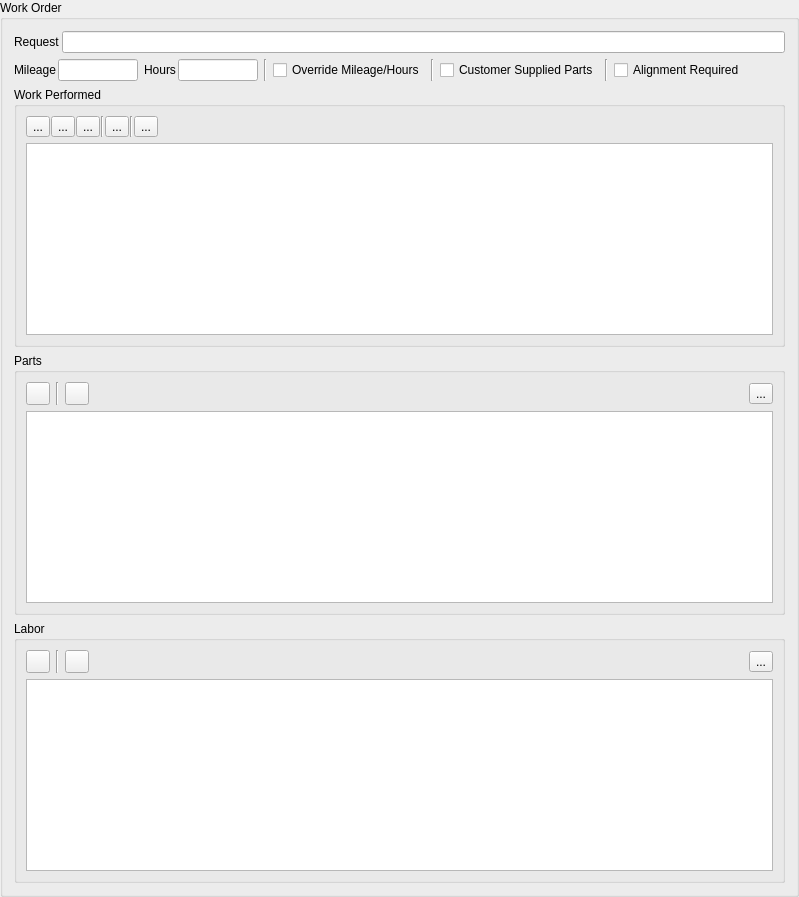
        <widget class="QGroupBox" name="workOrderGroupBox">
         <property name="title">
          <string>Work Order</string>
         </property>
         <layout class="QVBoxLayout" name="verticalLayout">
          <item>
           <layout class="QHBoxLayout" name="workOrderRequestLayout">
            <property name="spacing">
             <number>2</number>
            </property>
            <item>
             <widget class="QLabel" name="workOrderRequestLabel">
              <property name="text">
               <string>Request</string>
              </property>
             </widget>
            </item>
            <item>
             <widget class="QLineEdit" name="workOrderRequestBox"/>
            </item>
           </layout>
          </item>
          <item>
           <layout class="QHBoxLayout" name="workOrderMileageHoursLayout">
            <property name="spacing">
             <number>6</number>
            </property>
            <item>
             <layout class="QHBoxLayout" name="workOrderMileageLayout">
              <property name="spacing">
               <number>2</number>
              </property>
              <item>
               <widget class="QLabel" name="workOrderMileageLabel">
                <property name="text">
                 <string>Mileage</string>
                </property>
               </widget>
              </item>
              <item>
               <widget class="QLineEdit" name="workOrderMileageBox">
                <property name="sizePolicy">
                 <sizepolicy hsizetype="Fixed" vsizetype="Fixed">
                  <horstretch>0</horstretch>
                  <verstretch>0</verstretch>
                 </sizepolicy>
                </property>
                <property name="maximumSize">
                 <size>
                  <width>80</width>
                  <height>16777215</height>
                 </size>
                </property>
                <property name="inputMask">
                 <string/>
                </property>
                <property name="text">
                 <string/>
                </property>
                <property name="alignment">
                 <set>Qt::AlignmentFlag::AlignLeading|Qt::AlignmentFlag::AlignLeft|Qt::AlignmentFlag::AlignVCenter</set>
                </property>
                <property name="readOnly">
                 <bool>false</bool>
                </property>
               </widget>
              </item>
             </layout>
            </item>
            <item>
             <layout class="QHBoxLayout" name="workOrderHoursLayout">
              <property name="spacing">
               <number>2</number>
              </property>
              <item>
               <widget class="QLabel" name="workOrderHoursLabel">
                <property name="text">
                 <string>Hours</string>
                </property>
               </widget>
              </item>
              <item>
               <widget class="QLineEdit" name="workOrderHoursBox">
                <property name="sizePolicy">
                 <sizepolicy hsizetype="Fixed" vsizetype="Fixed">
                  <horstretch>0</horstretch>
                  <verstretch>0</verstretch>
                 </sizepolicy>
                </property>
                <property name="maximumSize">
                 <size>
                  <width>80</width>
                  <height>16777215</height>
                 </size>
                </property>
               </widget>
              </item>
             </layout>
            </item>
            <item>
             <widget class="Line" name="workOrderTogglesSeparatorLine_1">
              <property name="orientation">
               <enum>Qt::Orientation::Vertical</enum>
              </property>
             </widget>
            </item>
            <item>
             <widget class="QCheckBox" name="workOrderMileageHoursOverride">
              <property name="text">
               <string>Override Mileage/Hours</string>
              </property>
             </widget>
            </item>
            <item>
             <widget class="Line" name="workOrderTogglesSeparatorLine_2">
              <property name="orientation">
               <enum>Qt::Orientation::Vertical</enum>
              </property>
             </widget>
            </item>
            <item>
             <widget class="QCheckBox" name="customerSuppliedPartsCheckbox">
              <property name="text">
               <string>Customer Supplied Parts</string>
              </property>
             </widget>
            </item>
            <item>
             <widget class="Line" name="workOrderTogglesSeparatorLine_3">
              <property name="orientation">
               <enum>Qt::Orientation::Vertical</enum>
              </property>
             </widget>
            </item>
            <item>
             <widget class="QCheckBox" name="alignmentRequiredCheckbox">
              <property name="text">
               <string>Alignment Required</string>
              </property>
             </widget>
            </item>
            <item>
             <spacer name="workOrderMileageHoursSpacer">
              <property name="orientation">
               <enum>Qt::Orientation::Horizontal</enum>
              </property>
              <property name="sizeHint" stdset="0">
               <size>
                <width>40</width>
                <height>20</height>
               </size>
              </property>
             </spacer>
            </item>
           </layout>
          </item>
          <item>
           <widget class="QGroupBox" name="workPerformedGroupBox">
            <property name="title">
             <string>Work Performed</string>
            </property>
            <layout class="QVBoxLayout" name="verticalLayout_2">
             <item>
              <layout class="QHBoxLayout" name="workPerformedTextFormatLayout">
               <property name="spacing">
                <number>1</number>
               </property>
               <item>
                <widget class="QToolButton" name="workPerformedTextBold">
                 <property name="sizePolicy">
                  <sizepolicy hsizetype="Fixed" vsizetype="Fixed">
                   <horstretch>0</horstretch>
                   <verstretch>0</verstretch>
                  </sizepolicy>
                 </property>
                 <property name="text">
                  <string>...</string>
                 </property>
                 <property name="icon">
                  <iconset theme="QIcon::ThemeIcon::FormatTextBold"/>
                 </property>
                </widget>
               </item>
               <item>
                <widget class="QToolButton" name="workPerformedTextItalic">
                 <property name="text">
                  <string>...</string>
                 </property>
                 <property name="icon">
                  <iconset theme="QIcon::ThemeIcon::FormatTextItalic"/>
                 </property>
                </widget>
               </item>
               <item>
                <widget class="QToolButton" name="workPerformedTextUnderline">
                 <property name="text">
                  <string>...</string>
                 </property>
                 <property name="icon">
                  <iconset theme="QIcon::ThemeIcon::FormatTextUnderline"/>
                 </property>
                </widget>
               </item>
               <item>
                <widget class="Line" name="workPerformedButtonSeparatorLine_1">
                 <property name="orientation">
                  <enum>Qt::Orientation::Vertical</enum>
                 </property>
                </widget>
               </item>
               <item>
                <widget class="QToolButton" name="workPerformedTextColor">
                 <property name="text">
                  <string>...</string>
                 </property>
                 <property name="icon">
                  <iconset theme="QIcon::ThemeIcon::DialogWarning"/>
                 </property>
                </widget>
               </item>
               <item>
                <widget class="Line" name="workPerformedButtonSeparatorLine_2">
                 <property name="orientation">
                  <enum>Qt::Orientation::Vertical</enum>
                 </property>
                </widget>
               </item>
               <item>
                <widget class="QToolButton" name="workPerformedSpellcheck">
                 <property name="text">
                  <string>...</string>
                 </property>
                 <property name="icon">
                  <iconset theme="QIcon::ThemeIcon::ToolsCheckSpelling"/>
                 </property>
                </widget>
               </item>
               <item>
                <spacer name="workPerformedButtonSpacer">
                 <property name="orientation">
                  <enum>Qt::Orientation::Horizontal</enum>
                 </property>
                 <property name="sizeHint" stdset="0">
                  <size>
                   <width>40</width>
                   <height>20</height>
                  </size>
                 </property>
                </spacer>
               </item>
              </layout>
             </item>
             <item>
              <widget class="QTextEdit" name="workPerformedTextEdit">
               <property name="sizePolicy">
                <sizepolicy hsizetype="Expanding" vsizetype="Expanding">
                 <horstretch>0</horstretch>
                 <verstretch>0</verstretch>
                </sizepolicy>
               </property>
               <property name="tabChangesFocus">
                <bool>false</bool>
               </property>
              </widget>
             </item>
            </layout>
           </widget>
          </item>
          <item>
           <widget class="QGroupBox" name="workOrderPartsGroupBox">
            <property name="title">
             <string>Parts</string>
            </property>
            <layout class="QVBoxLayout" name="verticalLayout_14">
             <item>
              <layout class="QHBoxLayout" name="workOrderPartsButtonsLayout">
               <item>
                <widget class="QToolButton" name="workOrderAddPartsButton">
                 <property name="text">
                  <string/>
                 </property>
                 <property name="icon">
                  <iconset theme="QIcon::ThemeIcon::ListAdd"/>
                 </property>
                </widget>
               </item>
               <item>
                <widget class="Line" name="workOrderPartsButtonSeparatorLine">
                 <property name="orientation">
                  <enum>Qt::Orientation::Vertical</enum>
                 </property>
                </widget>
               </item>
               <item>
                <widget class="QToolButton" name="workOrderDeletePartsButton">
                 <property name="text">
                  <string/>
                 </property>
                 <property name="icon">
                  <iconset theme="QIcon::ThemeIcon::EditDelete"/>
                 </property>
                </widget>
               </item>
               <item>
                <spacer name="workOrderPartsButtonSpacer">
                 <property name="orientation">
                  <enum>Qt::Orientation::Horizontal</enum>
                 </property>
                 <property name="sizeHint" stdset="0">
                  <size>
                   <width>40</width>
                   <height>20</height>
                  </size>
                 </property>
                </spacer>
               </item>
               <item>
                <widget class="QToolButton" name="workOrderPartsSettingsButton">
                 <property name="text">
                  <string>...</string>
                 </property>
                 <property name="icon">
                  <iconset theme="QIcon::ThemeIcon::DocumentProperties"/>
                 </property>
                </widget>
               </item>
              </layout>
             </item>
             <item>
              <widget class="QTableView" name="partsTable"/>
             </item>
            </layout>
           </widget>
          </item>
          <item>
           <widget class="QGroupBox" name="workOrderLaborGroupBox">
            <property name="title">
             <string>Labor</string>
            </property>
            <layout class="QVBoxLayout" name="verticalLayout_15">
             <item>
              <layout class="QHBoxLayout" name="workOrderLaborButtonsLayout">
               <item>
                <widget class="QToolButton" name="workOrderAddLaborButton">
                 <property name="text">
                  <string/>
                 </property>
                 <property name="icon">
                  <iconset theme="QIcon::ThemeIcon::ListAdd"/>
                 </property>
                </widget>
               </item>
               <item>
                <widget class="Line" name="workOrderLaborButtonSeparatorLine">
                 <property name="orientation">
                  <enum>Qt::Orientation::Vertical</enum>
                 </property>
                </widget>
               </item>
               <item>
                <widget class="QToolButton" name="workOrderDeleteLaborButton">
                 <property name="text">
                  <string/>
                 </property>
                 <property name="icon">
                  <iconset theme="QIcon::ThemeIcon::EditDelete"/>
                 </property>
                </widget>
               </item>
               <item>
                <spacer name="workOrderLaborButtonSpacer">
                 <property name="orientation">
                  <enum>Qt::Orientation::Horizontal</enum>
                 </property>
                 <property name="sizeHint" stdset="0">
                  <size>
                   <width>40</width>
                   <height>20</height>
                  </size>
                 </property>
                </spacer>
               </item>
               <item>
                <widget class="QToolButton" name="workOrderLaborSettingsButton">
                 <property name="text">
                  <string>...</string>
                 </property>
                 <property name="icon">
                  <iconset theme="QIcon::ThemeIcon::DocumentProperties"/>
                 </property>
                </widget>
               </item>
              </layout>
             </item>
             <item>
              <widget class="QTableView" name="workOrderLaborTable"/>
             </item>
            </layout>
           </widget>
          </item>
         </layout>
        </widget>
